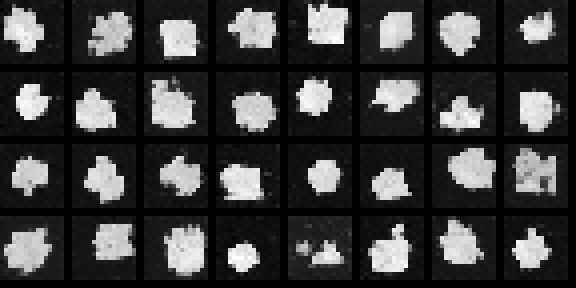
#> input picture diffusionforge/samples_cfg_w0.0.png, 576 x 288 px
$ python -i enhance.py   (imports and definitions only)
#> lines starting #> are read from the running program, lines starting #| are printed output that depends on the picture
#> further down, picture is the input picture: shape (288, 576, 3); min 0, max 255, mean 59.7
"""Image-enhancement module (OpenCV): CLAHE + denoising + unsharp masking.

Designed for low-light / hazy aerial and surveillance frames. Evaluated
honestly in run_benchmarks.py: clean COCO images are degraded with a
known synthetic low-light transform (gamma + Gaussian noise), enhanced,
and scored with PSNR / SSIM against the clean originals. The degradation
is synthetic and is labelled as such in every report — the enhancement
*method* and its measured recovery are real.
"""
from __future__ import annotations

import cv2
import numpy as np


def enhance_frame(frame_bgr: np.ndarray) -> np.ndarray:
    """CLAHE on the L channel (LAB), fast-NLM denoising, unsharp mask."""
    lab = cv2.cvtColor(frame_bgr, cv2.COLOR_BGR2LAB)
#> lab: shape (288, 576, 3); mean of channels 0, 1, 2 59.1, 128, 128
    l, a, b = cv2.split(lab)
#> a: shape (288, 576); every value is 128
    clahe = cv2.createCLAHE(clipLimit=2.0, tileGridSize=(8, 8))
    l2 = clahe.apply(l)
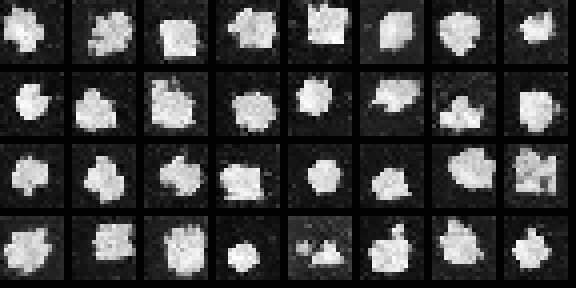
#> l2: shape (288, 576); min 3, max 255, mean 65.5
    out = cv2.cvtColor(cv2.merge((l2, a, b)), cv2.COLOR_LAB2BGR)
    out = cv2.fastNlMeansDenoisingColored(out, None, 6, 6, 7, 21)
    blur = cv2.GaussianBlur(out, (0, 0), 2.0)
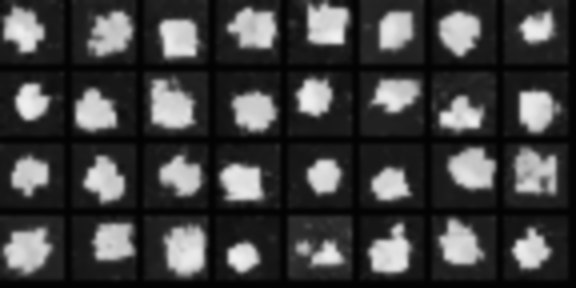
#> blur: shape (288, 576, 3); mean B, G, R 64.6, 64.6, 64.6
    out = cv2.addWeighted(out, 1.4, blur, -0.4, 0)
    return out


def enhance_frame_fast(frame_bgr: np.ndarray) -> np.ndarray:
    """CLAHE + unsharp only (no NLM denoise) — the throughput variant used
    for the ExDark detection A/B study, where 735 images are enhanced.
    Labelled as the fast variant wherever its results are reported."""
    lab = cv2.cvtColor(frame_bgr, cv2.COLOR_BGR2LAB)
    l, a, b = cv2.split(lab)
    clahe = cv2.createCLAHE(clipLimit=2.0, tileGridSize=(8, 8))
    l2 = clahe.apply(l)
    out = cv2.cvtColor(cv2.merge((l2, a, b)), cv2.COLOR_LAB2BGR)
    blur = cv2.GaussianBlur(out, (0, 0), 2.0)
    return cv2.addWeighted(out, 1.4, blur, -0.4, 0)


def degrade_lowlight(img_bgr: np.ndarray, gamma: float = 2.2, noise_sigma: float = 12.0,
                      seed: int = 0) -> np.ndarray:
    """Synthetic low-light degradation: gamma darkening + Gaussian noise."""
    rng = np.random.default_rng(seed)
    x = img_bgr.astype(np.float32) / 255.0
    x = np.power(x, gamma)
    noise = rng.normal(0.0, noise_sigma / 255.0, x.shape).astype(np.float32)
    x = np.clip(x + noise, 0.0, 1.0)
    return (x * 255).astype(np.uint8)


def psnr(a: np.ndarray, b: np.ndarray) -> float:
    mse = np.mean((a.astype(np.float64) - b.astype(np.float64)) ** 2)
    if mse == 0:
        return float("inf")
    return float(10.0 * np.log10(255.0 ** 2 / mse))


def ssim(a: np.ndarray, b: np.ndarray) -> float:
    """Global SSIM on grayscale (standard constants)."""
    ga = cv2.cvtColor(a, cv2.COLOR_BGR2GRAY).astype(np.float64)
    gb = cv2.cvtColor(b, cv2.COLOR_BGR2GRAY).astype(np.float64)
    c1, c2 = (0.01 * 255) ** 2, (0.03 * 255) ** 2
    mua, mub = ga.mean(), gb.mean()
    va, vb = ga.var(), gb.var()
    cov = ((ga - mua) * (gb - mub)).mean()
    return float(((2 * mua * mub + c1) * (2 * cov + c2)) /
                 ((mua ** 2 + mub ** 2 + c1) * (va + vb + c2)))

>>> import cv2
>>> picture = cv2.imread('../../diffusionforge/samples_cfg_w0.0.png')
>>> result = enhance_frame(picture)

$ run again, on diffusionforge/samples_cfg_w1.5.png
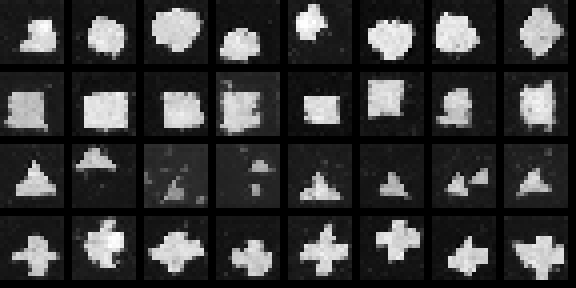
#> input picture diffusionforge/samples_cfg_w1.5.png, 576 x 288 px
#> picture is the input picture: shape (288, 576, 3); min 0, max 255, mean 56.2
#> lab: shape (288, 576, 3); mean of channels 0, 1, 2 56, 128, 128
#> a: shape (288, 576); every value is 128
#> in enhance_frame, `l2 = clahe.apply(l)`:
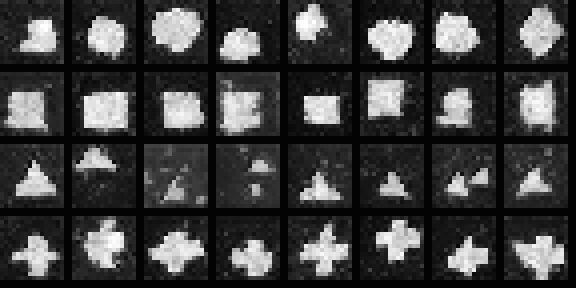
#> l2: shape (288, 576); min 3, max 255, mean 62.8
#> in enhance_frame, `blur = cv2.GaussianBlur(out, (0, 0), 2.0)`:
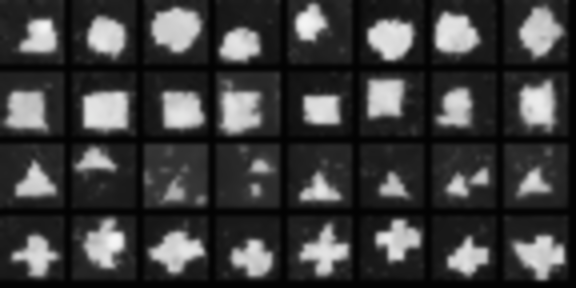
#> blur: shape (288, 576, 3); mean B, G, R 61.5, 61.5, 61.5

$ run again, on diffusionforge/samples_cfg_w3.0.png
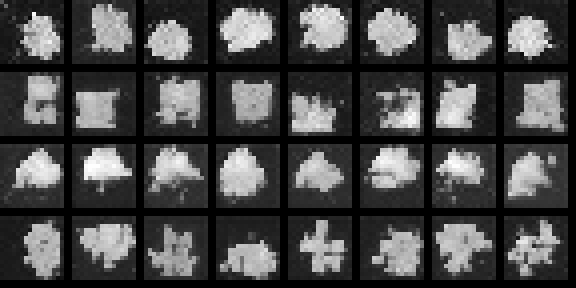
#> input picture diffusionforge/samples_cfg_w3.0.png, 576 x 288 px
#> picture is the input picture: shape (288, 576, 3); min 0, max 254, mean 71.8
#> lab: shape (288, 576, 3); mean of channels 0, 1, 2 74.1, 128, 128
#> a: shape (288, 576); every value is 128
#> in enhance_frame, `l2 = clahe.apply(l)`:
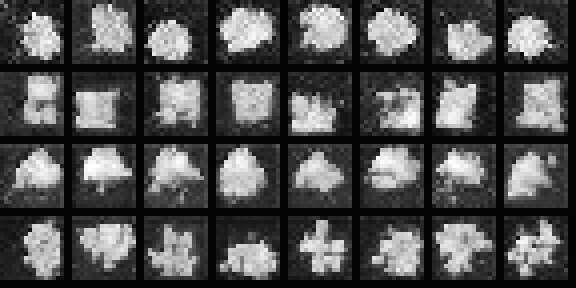
#> l2: shape (288, 576); min 2, max 255, mean 80
#> in enhance_frame, `blur = cv2.GaussianBlur(out, (0, 0), 2.0)`:
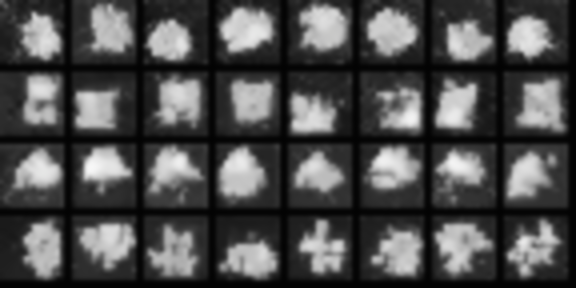
#> blur: shape (288, 576, 3); mean B, G, R 77, 77, 77

$ run again, on diffusionforge/samples_ddim50.png
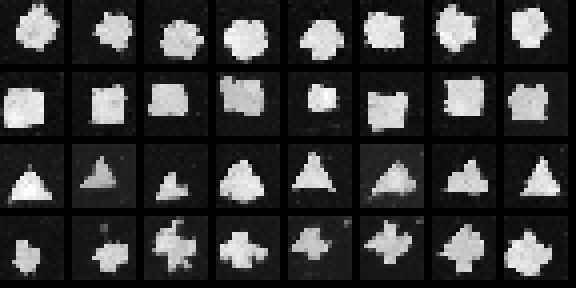
#> input picture diffusionforge/samples_ddim50.png, 576 x 288 px
#> picture is the input picture: shape (288, 576, 3); min 0, max 255, mean 56.2
#> lab: shape (288, 576, 3); mean of channels 0, 1, 2 55.5, 128, 128
#> a: shape (288, 576); every value is 128
#> in enhance_frame, `l2 = clahe.apply(l)`:
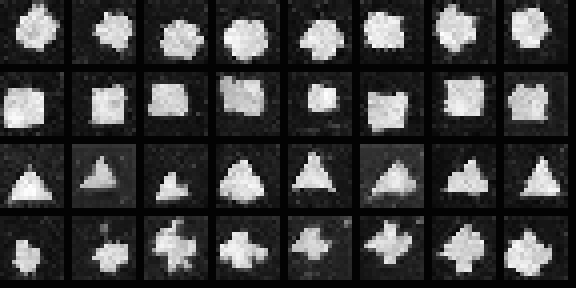
#> l2: shape (288, 576); min 3, max 255, mean 62.2
#> in enhance_frame, `blur = cv2.GaussianBlur(out, (0, 0), 2.0)`:
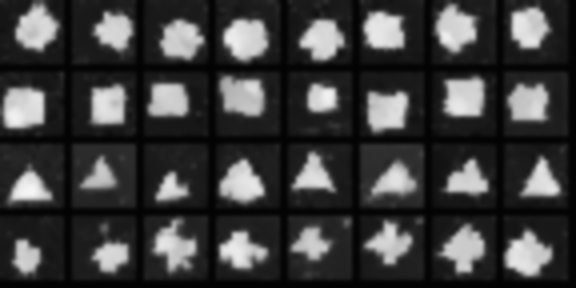
#> blur: shape (288, 576, 3); mean B, G, R 61.4, 61.5, 61.4
